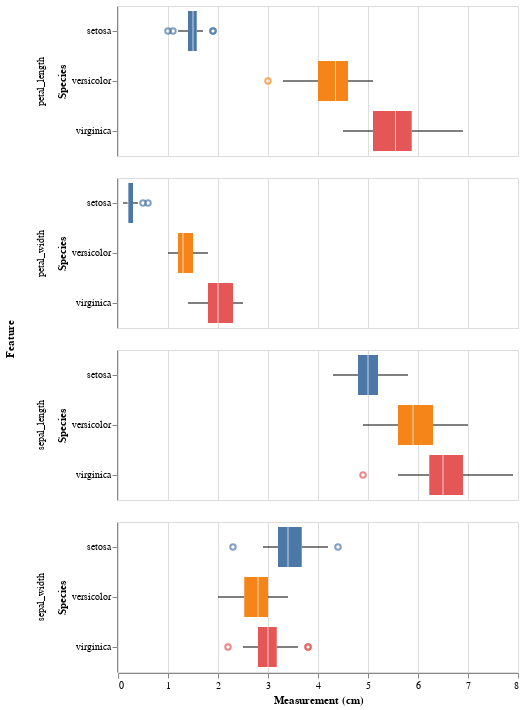

Here is the notebook cell this chart was saved with:
### Markdown cell above
Boxplots: 

These plots show the distribution of each feature for different species. By comparing medians and ranges, we see that Setosa generally has smaller petals and sepals, while Virginica has the largest. This helps us understand the differences between species and why some features are better for classification.

### Code cell
features = ["sepal_length", "sepal_width", "petal_length", "petal_width"]
# EDA Boxplot
iris_melt = iris.melt(id_vars="species", var_name="feature", value_name="value")
alt.Chart(iris_melt).mark_boxplot(size=40).encode(
    y=alt.Y("species:N", title="Species"),
    x=alt.X("value:Q", title="Measurement (cm)"),
    color=alt.Color("species:N", legend=None)
).properties(
    width=400,
    height=150
).facet(
    row=alt.Row("feature:N", title="Feature")
)

### Figure 1 — Vega-Lite specification as saved in the notebook (floating-point values rounded to 4 significant figures; data arrays with more than 128 entries replaced by an {"elided": "..."} marker saying what was removed)
{"config": {"view": {"continuousWidth": 300, "continuousHeight": 300}}, "data": {"name": "data-bdb8ae0d108c069c36deaa936bfa41dd"}, "facet": {"row": {"field": "feature", "title": "Feature", "type": "nominal"}}, "spec": {"mark": {"type": "boxplot", "size": 40}, "encoding": {"color": {"field": "species", "legend": null, "type": "nominal"}, "x": {"field": "value", "title": "Measurement (cm)", "type": "quantitative"}, "y": {"field": "species", "title": "Species", "type": "nominal"}}, "height": 150, "width": 400}, "$schema": "https://vega.github.io/schema/vega-lite/v6.1.0.json", "datasets": {"data-bdb8ae0d108c069c36deaa936bfa41dd": {"elided": "600 records"}}}
